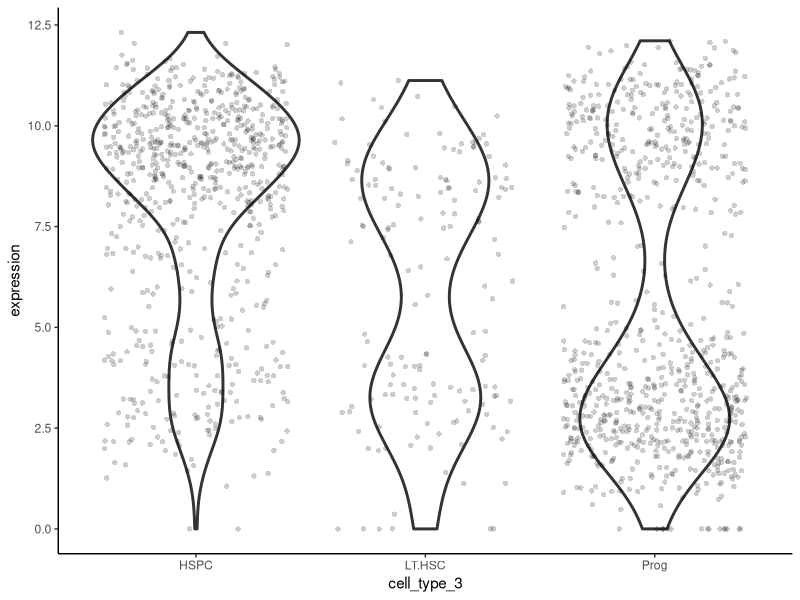
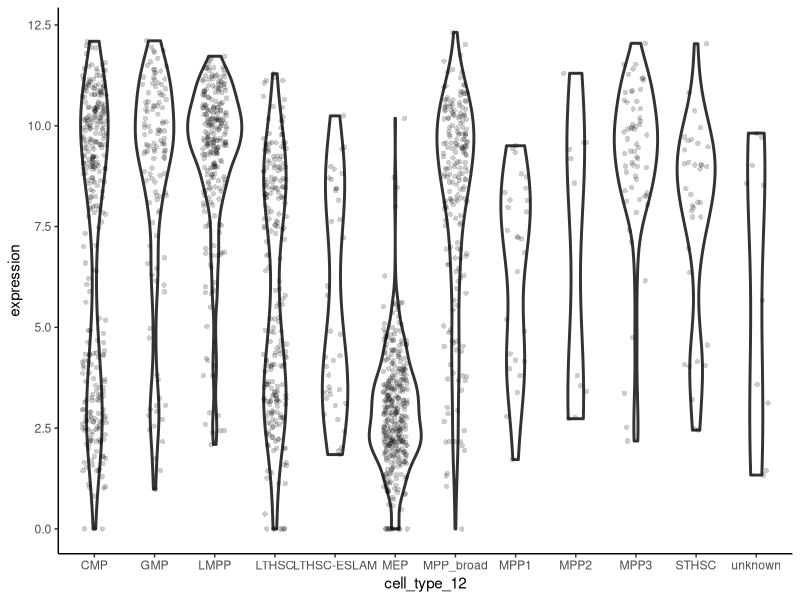
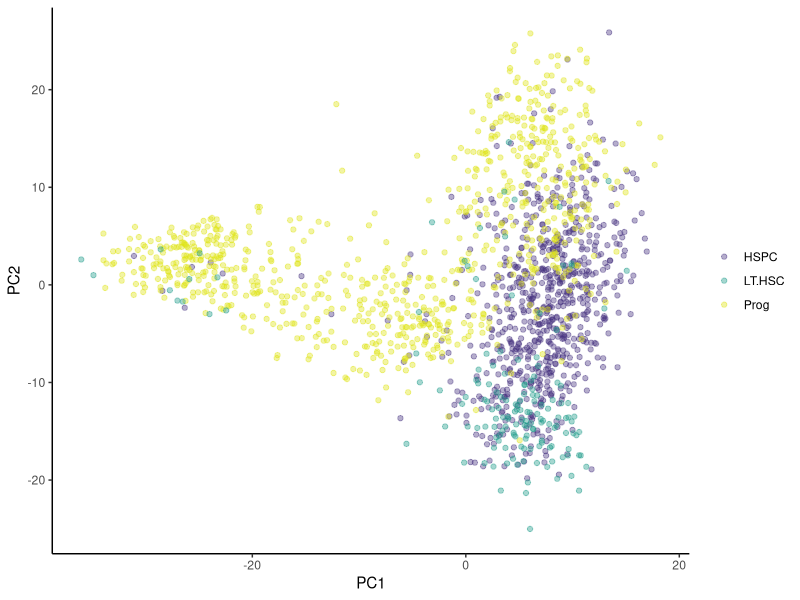
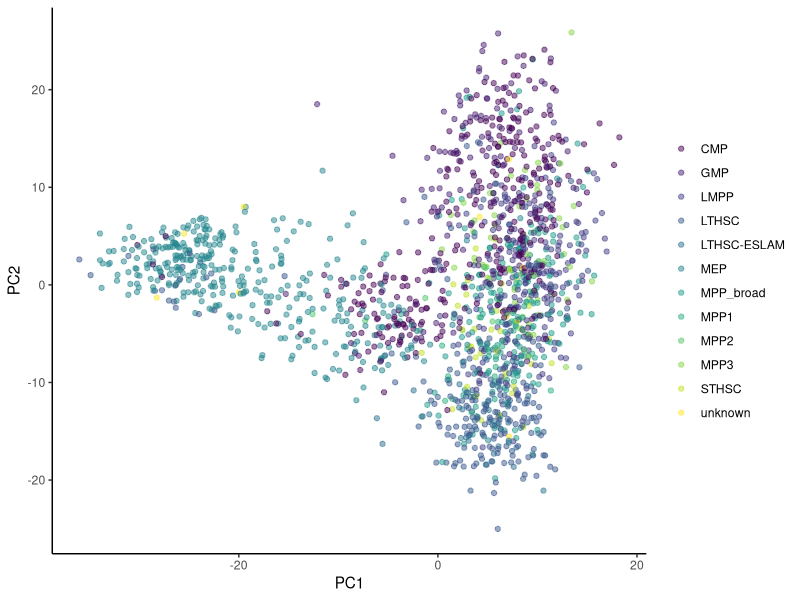
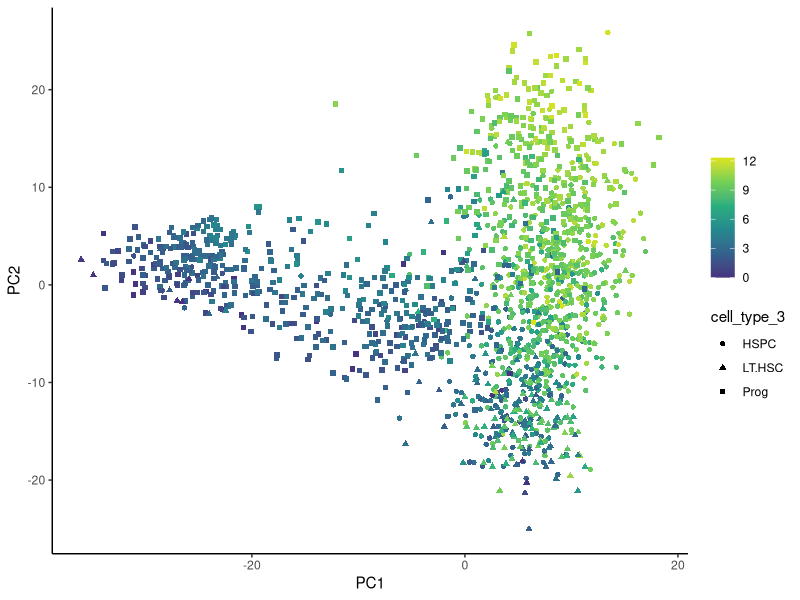
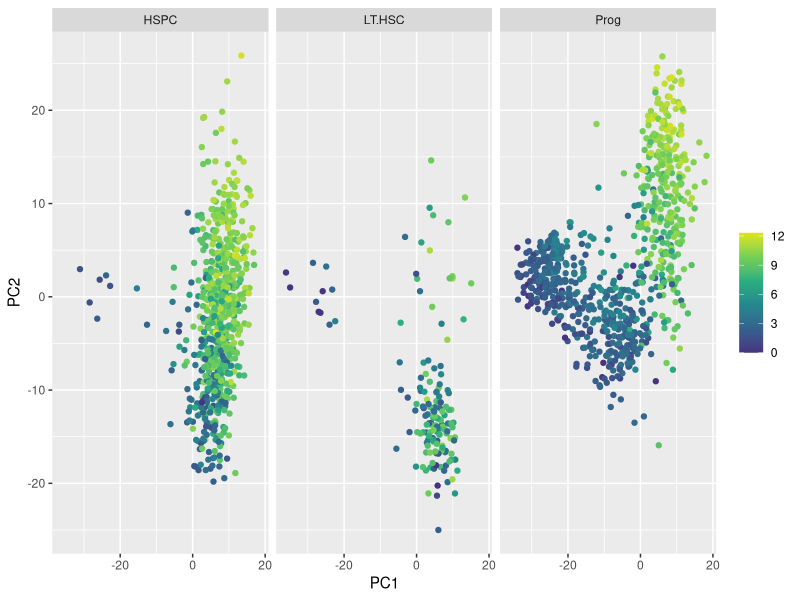

Recreate these plots in R, in order.
## ---- chunk 1
#| echo: false
library(tidyverse)
## ---- chunk 2
# 🐭 import the three datasets
lthsc <- read_csv("data-raw/surfaceome_lthsc.csv")
hspc <- read_csv("data-raw/surfaceome_hspc.csv")
prog <- read_csv("data-raw/surfaceome_prog.csv")
## ---- chunk 3
#| echo: false
# number of columns in each dataset
nlthsc <- ncol(lthsc) - 1
nhspc <- ncol(hspc) - 1
nprog <- ncol(prog) - 1
ntotal <- nlthsc + nhspc + nprog
## ---- chunk 4
#  combine the three datasets
cell_expr <- hspc |>
  left_join(prog, 
            by = "ensembl_gene_id") |> 
  left_join(lthsc, 
            by = "ensembl_gene_id")
## ---- chunk 5
# 🐭 import the gene information
gene_info <- read_csv("results/hspc_prog_results.csv") |> 
  select(ensembl_gene_id, external_gene_name, description)
## ---- chunk 6
# 🐭 join the gene information to the cell_expr data
cell_expr <- cell_expr |> 
  left_join(gene_info, 
            by = "ensembl_gene_id")
## ---- chunk 7
cell <- read_csv("data-raw/er_cell_types.csv")

## ---- chunk 8
cell |> 
  group_by(cell_type_12) |>
  count()
## ---- chunk 9
# 🐭 pivot the cell_expr data
cell_expr_long <- cell_expr |> 
  pivot_longer(cols = -c(ensembl_gene_id, 
                         external_gene_name, 
                         description),
               names_to = "cell_id", 
               values_to = "expression")
## ---- chunk 10
cell_expr_long <- cell_expr_long |> 
  extract(cell_id, 
          remove = FALSE,
          c("cell_type_3", "cell_number"),
          "([a-zA-Z.]{4, 6})_([0-9]{3})")
## ---- chunk 11
cell_expr_long |> 
  group_by(cell_type_3) |> 
  summarise(n()/ 280)
## ---- chunk 12
cell_expr_long <- cell_expr_long |> 
  left_join(cell |> select(cell_id, cell_type_12), 
            by = "cell_id")
## ---- chunk 13
# 🐭 plot the expression of Emb in each cell type
cell_expr_long |> 
  filter(external_gene_name == "Emb") |> 
  ggplot(aes(x = cell_type_3, y = expression)) +
  geom_violin(linewidth = 1) +
  geom_jitter(width = 0.4, alpha = 0.2, pch = 16) +
  theme_classic()
## ---- chunk 14
# 🐭 plot the expression of Emb in each cell type
cell_expr_long |> 
  filter(external_gene_name == "Emb") |> 
  ggplot(aes(x = cell_type_12, y = expression)) +
  geom_violin(linewidth = 1) +
  geom_jitter(width = 0.2, alpha = 0.2, pch = 16) +
  theme_classic()
## ---- chunk 15
cell_expr_trans <- cell_expr |> 
  dplyr::select(starts_with(c("HSPC_", "Prog_", "LT.HSC_"))) |>
  t() |> 
  data.frame()
## ---- chunk 16
colnames(cell_expr_trans) <- cell_expr$ensembl_gene_id
## ---- chunk 17
pca <- cell_expr_trans |>
  prcomp(rank. = 8)
## ---- chunk 18
pca_labelled <- data.frame(pca$x,
                           cell_id = row.names(cell_expr_trans))
## ---- chunk 19
pca_labelled <- pca_labelled |> 
  extract(cell_id, 
          remove = FALSE,
          c("cell_type_3", "cell_number"),
          "([a-zA-Z.]{4, 6})_([0-9]{3})")
## ---- chunk 20
pca_labelled <- pca_labelled |> 
  left_join(cell |> select(cell_id, cell_type_12), 
            by = "cell_id")
## ---- chunk 21
pca_labelled <- pca_labelled |> 
  left_join(cell_expr_long |> 
              filter(external_gene_name == "Emb") |> 
              select(cell_id, "Emb_expr" = expression), 
            by = "cell_id")
## ---- chunk 22
pca_labelled |> 
  ggplot(aes(x = PC1, y = PC2, 
             colour = cell_type_3)) +
  geom_point(alpha = 0.4) +
  scale_colour_viridis_d(end = 0.95, begin = 0.15,
                         name = NULL) +
  theme_classic()

## ---- chunk 23
pca_labelled |> 
  ggplot(aes(x = PC1, y = PC2, 
             colour = cell_type_12)) +
  geom_point(alpha = 0.5) +
  scale_colour_viridis_d(name = NULL) +
  theme_classic()

## ---- chunk 24
pca_labelled |> 
  ggplot(aes(x = PC1, y = PC2, 
             colour = Emb_expr,
             shape = cell_type_3)) +
  geom_point() +
  scale_colour_viridis_c(end = 0.95, begin = 0.15,
                         name = NULL) +
  theme_classic()

## ---- chunk 25
pca_labelled |> 
  ggplot(aes(x = PC1, y = PC2, 
             colour = Emb_expr)) +
  geom_point() +
  scale_colour_viridis_c(end = 0.95, begin = 0.15,
                         name = NULL) +
  facet_wrap(~cell_type_3)

